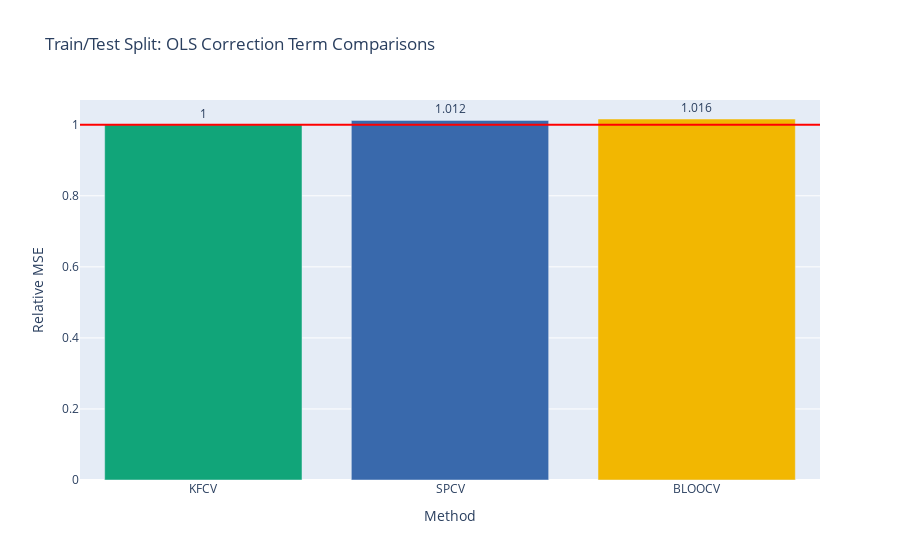

Notebook source saved alongside this figure:
### Code cell
fig = gen_model_barplots(
    [[ns_corr, kfcv_corr, spcv_corr, bloocv_corr]], 
    [""], 
    est_names, 
    title="Train/Test Split: OLS Correction Term Comparisons", 
    has_elev_err=False,
    color_discrete_sequence=[px.colors.qualitative.Bold[i] for i in [1,2,3]],
)
fig.show()

### Figure 1 — Plotly figure (JSON) as saved in the notebook; plotly's stock layout.template omitted (floating-point values rounded to 4 significant figures)
{"data": [{"marker": {"color": ["rgb(17, 165, 121)", "rgb(57, 105, 172)", "rgb(242, 183, 1)"]}, "text": [1, 1.012, 1.016], "textposition": "outside", "type": "bar", "x": ["KFCV", "SPCV", "BLOOCV"], "xaxis": "x", "y": [1, 1.012, 1.016], "yaxis": "y"}], "layout": {"shapes": [{"line": {"color": "red"}, "type": "line", "x0": 0, "x1": 1, "xref": "x domain", "y0": 1, "y1": 1, "yref": "y"}], "showlegend": false, "title": {"text": "Train/Test Split: OLS Correction Term Comparisons"}, "xaxis": {"anchor": "y", "domain": [0, 1], "title": {"text": "Method"}}, "yaxis": {"anchor": "x", "domain": [0, 1], "title": {"text": "Relative MSE"}}}}
